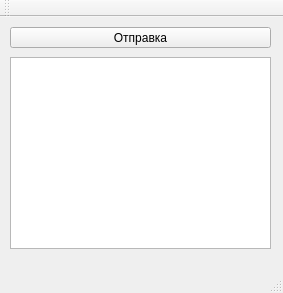
<?xml version="1.0" encoding="UTF-8"?>
<ui version="4.0">
 <class>ClientClass</class>
 <widget class="QMainWindow" name="ClientClass">
  <property name="geometry">
   <rect>
    <x>0</x>
    <y>0</y>
    <width>283</width>
    <height>293</height>
   </rect>
  </property>
  <property name="windowTitle">
   <string>Client</string>
  </property>
  <widget class="QWidget" name="centralWidget">
   <widget class="QTextEdit" name="textEdit">
    <property name="geometry">
     <rect>
      <x>10</x>
      <y>40</y>
      <width>261</width>
      <height>192</height>
     </rect>
    </property>
   </widget>
   <widget class="QPushButton" name="testButton">
    <property name="geometry">
     <rect>
      <x>10</x>
      <y>10</y>
      <width>261</width>
      <height>21</height>
     </rect>
    </property>
    <property name="text">
     <string>Отправка</string>
    </property>
   </widget>
  </widget>
  <widget class="QMenuBar" name="menuBar">
   <property name="geometry">
    <rect>
     <x>0</x>
     <y>0</y>
     <width>283</width>
     <height>21</height>
    </rect>
   </property>
  </widget>
  <widget class="QToolBar" name="mainToolBar">
   <attribute name="toolBarArea">
    <enum>TopToolBarArea</enum>
   </attribute>
   <attribute name="toolBarBreak">
    <bool>false</bool>
   </attribute>
  </widget>
  <widget class="QStatusBar" name="statusBar"/>
 </widget>
 <layoutdefault spacing="6" margin="11"/>
 <resources>
  <include location="Client.qrc"/>
 </resources>
 <connections/>
</ui>
